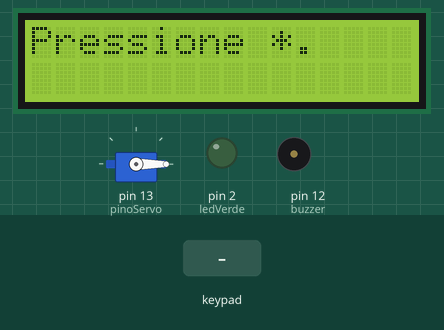
This sketch was run on a simulated Arduino Uno, built with avr-gcc and run on an emulated ATmega328P. On the bench: servo, 16×2 character LCD, output pins drawn as LEDs (lit = HIGH), buzzer (waves = sounding). Inputs (shaded band) come from the test bench. Pins used as bus, display or sensor lines are not drawn.

Above: at 3.2 s.
3.3 s: key '*' pressed
At 4.4 s:
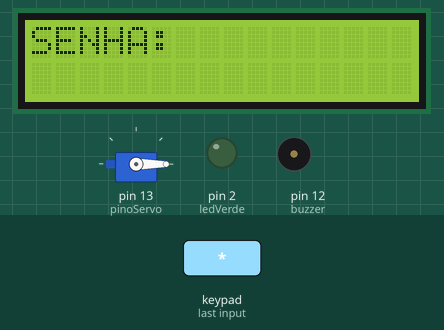
4.8 s: keypad keys 1 2 3 4 5 # pressed 0.4 s apart
At 8.2 s:
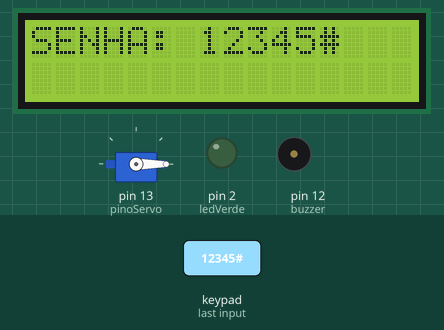
8.7 s: keypad keys 1 2 3 4 5 pressed 0.4 s apart
At 13.0 s:
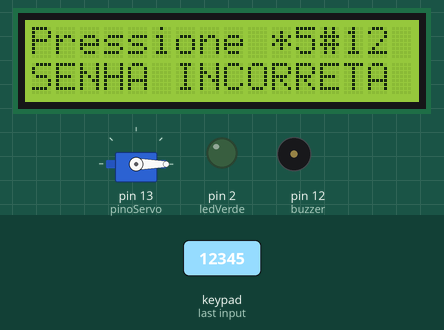
Timing chart, 0 to 14.5 s (numbered marks = the images above; inputs shaded):
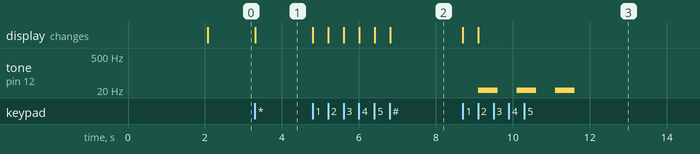

The sketch:

Code.ino
```cpp
#include<Keypad.h>
#include<Servo.h>
#include<LiquidCrystal.h>
LiquidCrystal lcd (A0, A1, A2, A3, A4, A5);

String senha = "12345";
String buf = "";

Servo s;
int pinoServo = 13;
int i = 0;
int ledVerde = 2;
int ledVermelho = 1;
int buzzer = 12;
const byte ROWS = 4;
const byte COLS = 4;

char keys[ROWS][COLS] = {
	{'1', '2', '3', 'A'},
	{'4', '5', '6', 'B'},
	{'7', '8', '9', 'C'},
  {'*', '0', '#', 'D'}
};

byte rowPins[ROWS] = {11, 10, 9, 8};
byte colPins[COLS] = {7, 6, 5, 4};
Keypad keypad = Keypad(makeKeymap(keys), rowPins, colPins, ROWS, COLS);

void setup(){

	Serial.begin(9600);
	s.attach(pinoServo);
  	s.write(0);
 	pinMode(ledVerde, OUTPUT);
  	pinMode(ledVermelho, OUTPUT);
  	pinMode(buzzer, OUTPUT);
  	lcd.begin(16,2);

  	lcd.setCursor(0,0);
  	lcd.print("INICIANDO...");
  	delay(2000);
  	lcd.setCursor(0,0);
  	lcd.print("Pressione *");

}

void loop(){

  char key = keypad.getKey();

  if(key != NO_KEY){
    if(key == '*'){
    	i = 0;
   	 	lcd.clear();
    	buf = "";
    	password();
    }
  }
}

void password(){
	while(i < 8){
    	lcd.setCursor(0,0);
      	lcd.print("SENHA: ");

      	char key = keypad.getKey();

        if(key != NO_KEY){
			buf += key;
         	lcd.print(buf);
          	i++;
        }
    }

    if(buf == senha){
		lcd.setCursor(0,1);
      	lcd.print("SENHA OK");
      	digitalWrite(ledVermelho, LOW);
     	digitalWrite(ledVerde, HIGH);
		s.write(90);
      	delay(5000);
      	digitalWrite(ledVerde, LOW);
        digitalWrite(ledVermelho, HIGH);
      	s.write(0);
      	lcd.clear();
		lcd.setCursor(0,0);
      	lcd.print("Pressione *");

    }else{
    	lcd.setCursor(0,0);
     	lcd.print("Pressione *");
      	lcd.setCursor(0,1);
      	lcd.print("SENHA INCORRETA ");
      	alarm();
      	analogWrite(buzzer, 0);
      	digitalWrite(ledVermelho, HIGH);
      	delay(500);
      	digitalWrite(ledVermelho, LOW);
    }
}


void alarm(){
  for(int j = 0; j < 3; j++){
  	tone(buzzer, 5);
	delay(500);
	noTone(buzzer);
    delay(500);
  }
}
```

Measured:
- after the input at 3.3 s, the display: changes at once (image 1)
- after the input at 4.8 s, the display: first changes at once (image 2 shows a later state)
- after the input at 8.7 s, tone on pin 12 (buzzer): alternates 5 Hz for 0.50 s and silent for 0.50 s, 6 changes in all, then stays silent, starting after 0.41 s; the display: first changes at once (image 3 shows a later state)
